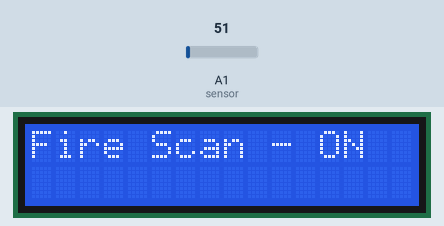
Recording of a sketch running on a simulated Arduino Uno, built with avr-gcc and run on an emulated ATmega328P. Shown: 16×2 character LCD. Inputs (shaded band) come from the test bench; at power-on: A1 (sensor) = 51. The modem accepts every AT command (registered, SIM ready, sends succeed) and sends nothing else; what the sketch prints to the serial monitor is not drawn.

Above: at 0.6 s.
At 51.2 s:
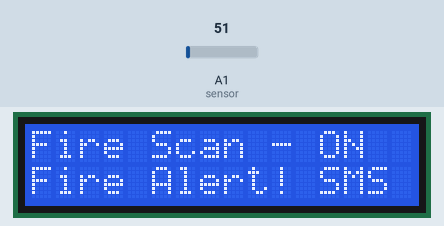

Measured:
- what the display in image 0 shows lasts 50.6 s, from 0.6 s to 51.2 s

The sketch:

firedetection.ino
```cpp
#include <SoftwareSerial.h>
#include<LiquidCrystal.h>
LiquidCrystal lcd(12, 11, 5, 4, 3, 2);
SoftwareSerial mySerial(9, 10);

int sensor=A1;
float fire_read,fire_alert_val,fire_shut_val;
int sms_count=0,Fire_Set;


void setup()
{
  pinMode(sensor,INPUT);
  mySerial.begin(9600);
  Serial.begin(9600);
  lcd.begin(16,2);
  delay(500);
}

void loop()
{
CheckFire();
CheckShutDown();
}

void CheckFire()
{
lcd.setCursor(0,0);
lcd.print("Fire Scan - ON");
fire_alert_val=CheckTemp();
if(fire_alert_val>50)
{

  Serial.print("FIRE DETECTED IN THE ROOM....!!!!!!!!!!!!!!!!!");
   SetAlert(); // Function to send SMS Alerts


}
}

float CheckTemp()
{
fire_read=analogRead(sensor); // reads the sensor output (Vout of LM358)

Serial.println(fire_read);
delay(1000);
return fire_read; // returns temperature value in degree celsius
}

void SetAlert()
{
while(sms_count<3) //Number of SMS Alerts to be sent
{
SendTextMessage(); // Function to send AT Commands to GSM module
}
Fire_Set=1;
lcd.setCursor(0,1);
lcd.print("Fire Alert! SMS Sent!");
}

void CheckShutDown()
{
if(Fire_Set==1)
{

fire_shut_val=CheckTemp();
if(fire_shut_val<28)
{
lcd.setCursor(0,1);
lcd.print("Fire Shut! SAFE NOW");
sms_count=0;
Fire_Set=0;
}}}

void SendTextMessage()
{
  mySerial.println("AT+CMGF=1");    //To send SMS in Text Mode
  delay(2000);
  mySerial.println("AT+CMGS=\"+918712779270\"\r"); // change to the phone number you using
  delay(2000);
  mySerial.println("Fire detected in the ROOM!");//the content of the message
  delay(200);
  mySerial.println((char)26);//the stopping character
  delay(5000);
   mySerial.println("AT+CMGS=\"+917416342496\"\r"); // change to the phone number you using
  delay(2000);
  mySerial.println("Fire detected in the ROOM!");//the content of the message
  delay(200);
  mySerial.println((char)26);//the message stopping character
  delay(5000);
  sms_count++;
}
```
